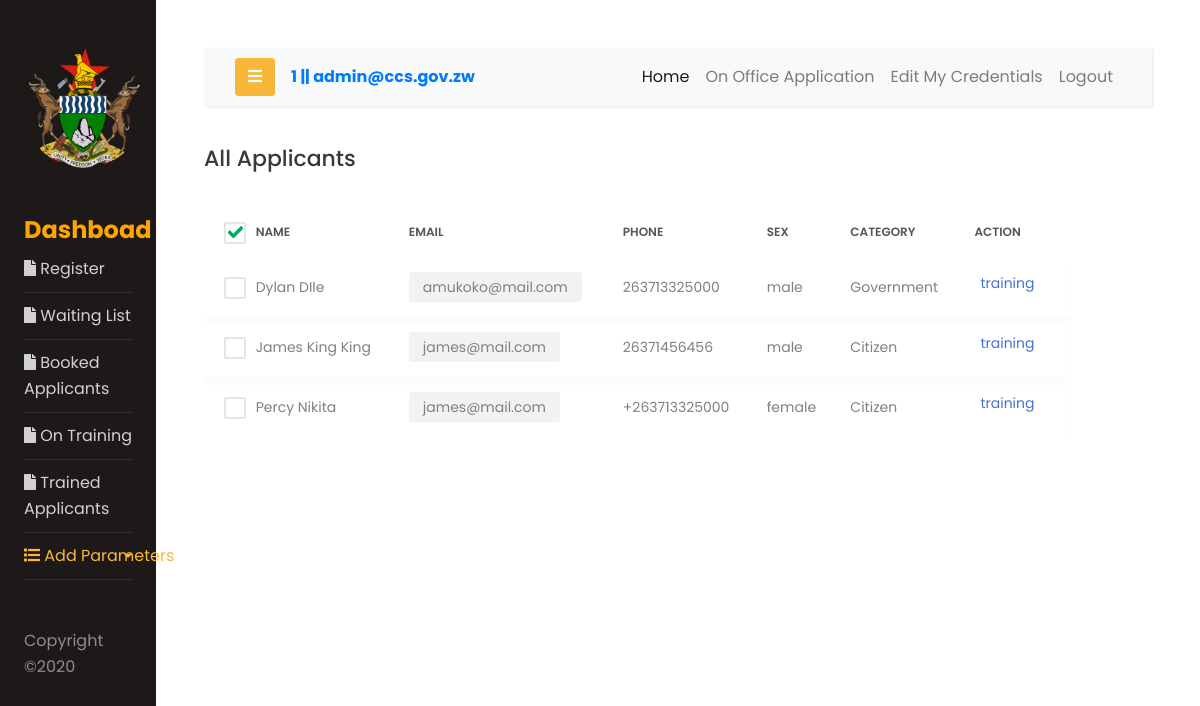
Page /admin/application.php (signed in) on the committed database.
### tables this page shows
CREATE TABLE `applications` (
  `applicationID` int(20) NOT NULL,
  `firstname` varchar(50) NOT NULL,
  `surname` varchar(30) NOT NULL,
  `IDnumber` varchar(20) NOT NULL,
  `DOB` date NOT NULL,
  `sex` varchar(10) NOT NULL,
  `address` varchar(60) DEFAULT NULL,
  `phoneNumber` varchar(15) DEFAULT NULL,
  `email` varchar(50) DEFAULT NULL,
  `course` int(20) NOT NULL,
  `startingDate` date DEFAULT NULL,
  `finishingDate` date DEFAULT NULL,
  `category` varchar(30) DEFAULT NULL,
  `ministry` int(10) DEFAULT NULL,
  `designation` varchar(30) DEFAULT NULL,
  `status` varchar(30) DEFAULT NULL
);

### admin/application.php (the view, shortened to what this page needs)
<!DOCTYPE html>
<html lang="en">
<head>
    <link rel="stylesheet" href="fonts/css/font-awesome.min.css" />
        <link rel="stylesheet" href="css/style.css">
    <link href="css/font-face.css" rel="stylesheet" media="all">
    <link href="vendor/font-awesome-4.7/css/font-awesome.min.css" rel="stylesheet" media="all">
    <link href="vendor/font-awesome-5/css/fontawesome-all.min.css" rel="stylesheet" media="all">
    <link href="vendor/mdi-font/css/material-design-iconic-font.min.css" rel="stylesheet" media="all">
    <link href="vendor/bootstrap-4.1/bootstrap.min.css" rel="stylesheet" media="all">
    <link href="vendor/animsition/animsition.min.css" rel="stylesheet" media="all">
    <link href="vendor/bootstrap-progressbar/bootstrap-progressbar-3.3.4.min.css" rel="stylesheet" media="all">
    <link href="vendor/wow/animate.css" rel="stylesheet" media="all">
    <link href="vendor/css-hamburgers/hamburgers.min.css" rel="stylesheet" media="all">
    <link href="vendor/slick/slick.css" rel="stylesheet" media="all">
    <link href="vendor/select2/select2.min.css" rel="stylesheet" media="all">
    <link href="vendor/perfect-scrollbar/perfect-scrollbar.css" rel="stylesheet" media="all">
    <link href="css/theme.css" rel="stylesheet" media="all">
<body>
<?php
include_once 'header.php'; ?>
                <div class="row">
                            <div class="col-md-11">
                                <h2 class="title-5 m-b-35">All Applicants</h2>
                                <div class="table-responsive table-responsive-data2">
                                    <table class="table table-data2">
                                        <thead>
                                            <tr>
                                                <th>
                                                    <label class="au-checkbox">
                                                        <span class="au-checkmark"></span>
                                                    </label>
                                                </th>
                                                <th>Name</th>
                                                <th>Email</th>
                                                <th>Phone</th>
                                                <th>Sex</th>
                                                <th>Category</th>
                                                <th>Action</th>
                                            </tr>
                                        </thead>
                                        <tbody>
                        <?php
                            include_once 'php/conn.php';
                                $select = mysqli_query($conn,"SELECT * FROM `applications` ");
                                if (mysqli_num_rows($select) > 0) {
                                    $rows = mysqli_num_rows($select);
                                    for ($i=0; $i < $rows; $i++) {
                                         $id = mysqli_fetch_assoc($select);
                                            $fname = $id['firstname'];
                                            $sname = $id['surname'];
                                            $email = $id['email'];
                                            $phone = $id['phoneNumber'];
                                            $sex = $id['sex'];
                                            $category = $id['category'];
                                            $app_id = $id['applicationID'];
                                            $status = $id['status'];
                                        ?>
                                            <tr class="tr-shadow">
                                                <td>
                                                    <label class="au-checkbox">
                                                        <span class="au-checkmark"></span>
                                                    </label>
                                                </td>
                                                <td class="names"><?php echo $fname.' '.$sname; ?></td>
                                                <td class="email2">
                                                    <span class="block-email"><?php echo $email; ?></span>
                                                </td>
                                                <td class="desc"><?php echo $phone; ?></td>
                                                <td class="date2"><?php echo $sex; ?></td>
                                                <td class="date2"><?php echo $category; ?></td>
                                                <td class="table-data-feature">
                                                    <?php
                                                    if($status == 'pending')
                                                    {
                                                    ?>
                                                    <div class="table-data-feature">
                                                       <a href="<?php echo 'scheduling.php?app_id='.$app_id?>" class="item" data-toggle="tooltip" data-placement="top" title="Accept this Application">
                                                            <i class="zmdi zmdi-edit"></i></a>
                                                       <!-- <a href="<?php ?>" class="item" data-toggle="tooltip" data-placement="top" title="reject">
                                                            <i class="zmdi zmdi-delete"></i></a> -->
                                                    </div>
                                                    <?php
                                                    }else{
                                                        echo $status;
                                                    }
                                                    ?>
                                                </td>
                                            </tr>
                                        <?php }} ?>
                                        </tbody>
                                    </table>
                                </div>
                            </div>
                        </div>
                            </div>
                        </div>
</body>
</html>

### rows in the picture
applications: firstname "Dylan", surname "DIle", email "amukoko@mail.com", phoneNumber "263713325000", sex "male", category "Government", status "training"
applications: firstname "James King", surname "King", email "james@mail.com", phoneNumber "26371456456", sex "male", category "Citizen", status "training"
applications: firstname "Percy", surname "Nikita", email "james@mail.com", phoneNumber "+263713325000", sex "female", category "Citizen", status "training"

### other values in the picture
$role "1"
$email "admin@ccs.gov.zw"
